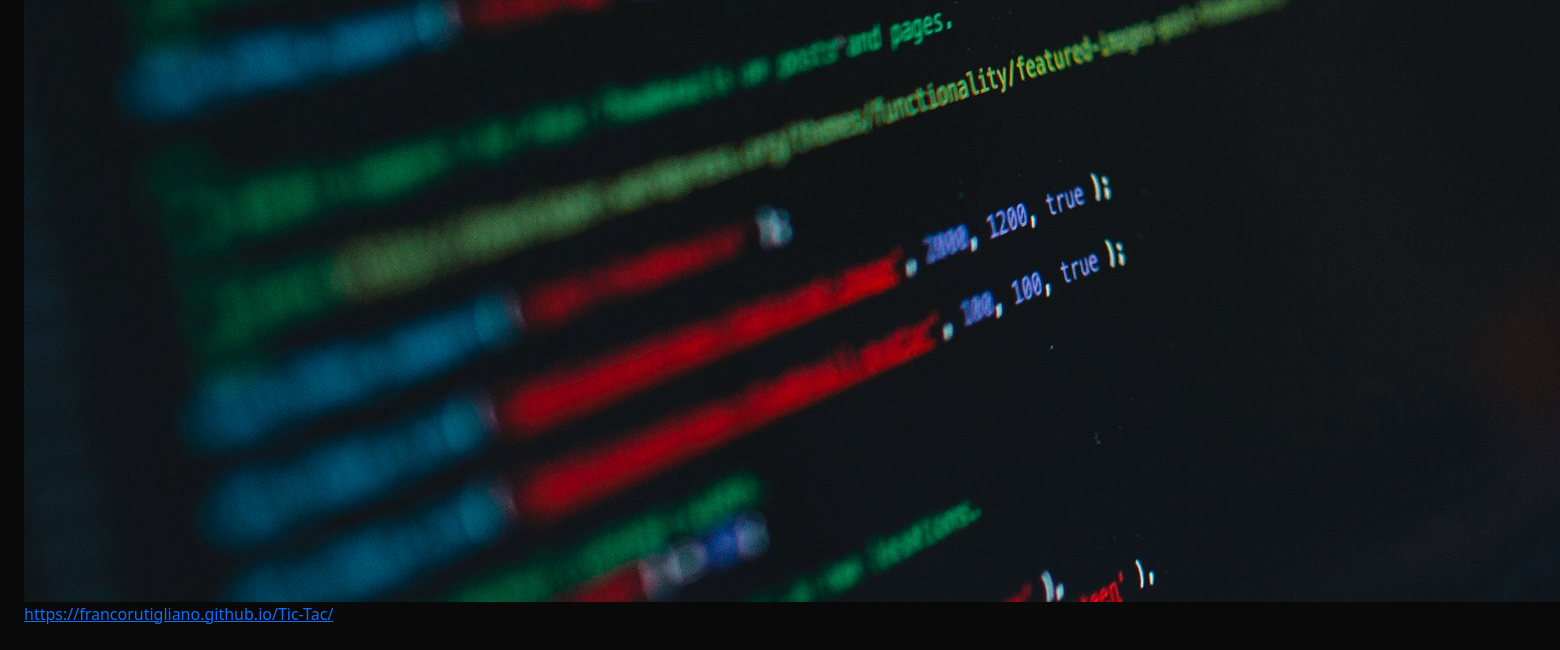
The app's page / (lower part), older data.
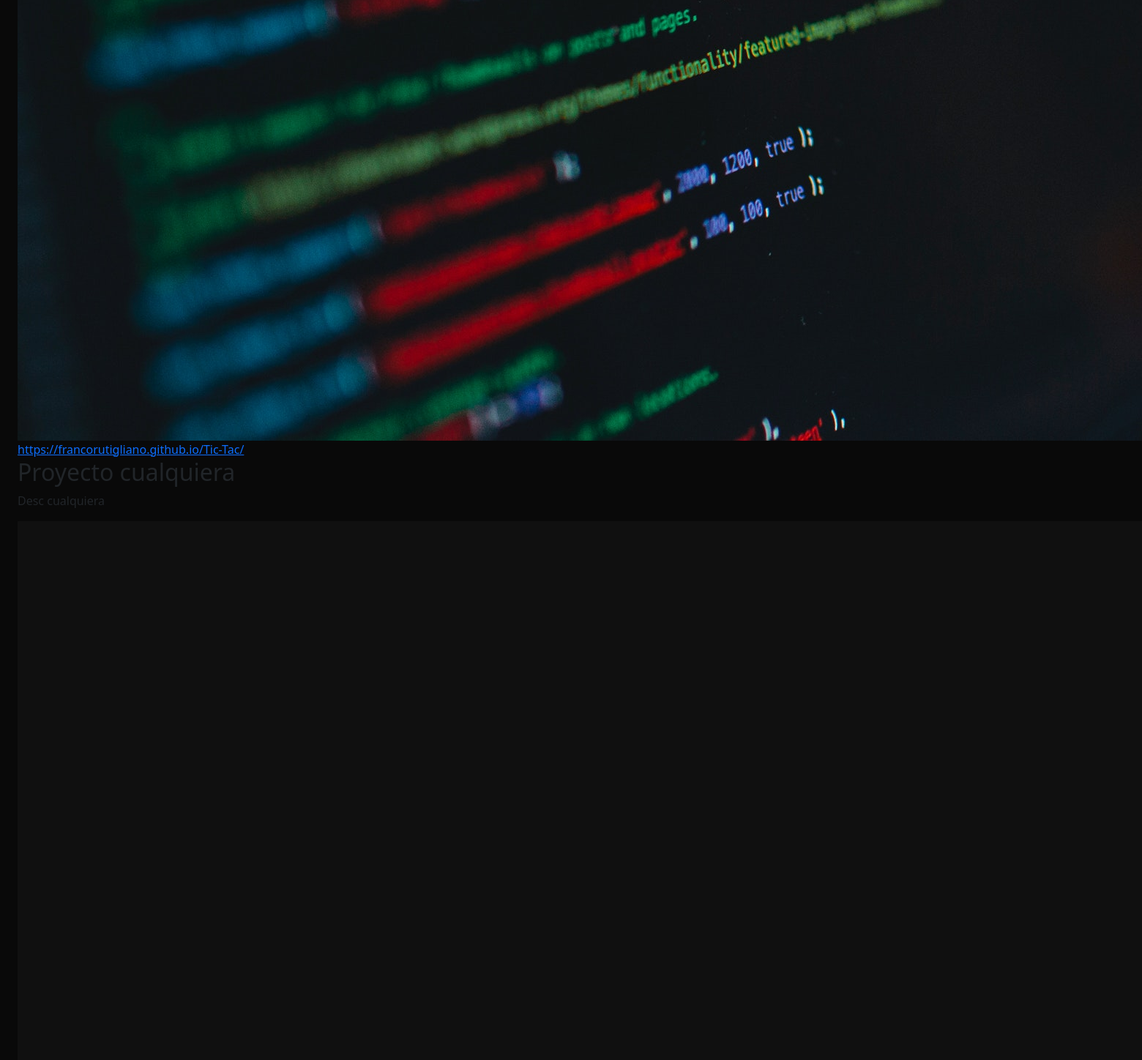
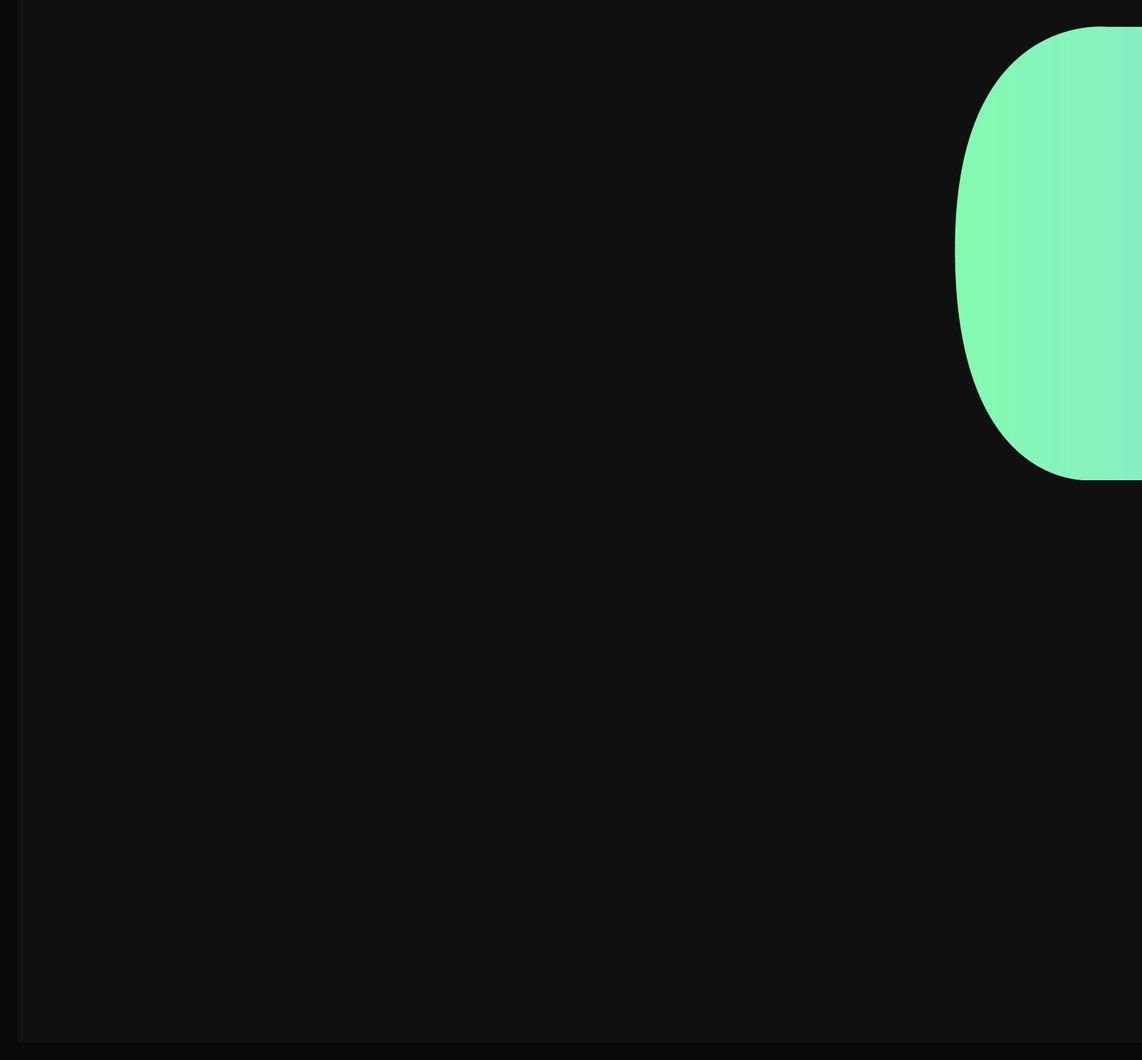
The same page, newer data (2 pictures, top to bottom).
### portfolio/models.py (models this page shows)
class Project(models.Model):
    title = CharField(max_length=100)
    description = CharField(max_length=200)
    image = ImageField(upload_to='portfolio/images/')
    url = URLField(blank=True)

### portfolio/views.py (the view)
# urls.py: path('', views.home, name='Home'),
def home(request):
    projects = Project.objects.all()
    return render(request, 'home.html', {'projects': projects})

### portfolio/templates/home.html (shortened to what this page needs)
{% extends 'layout.html' %}
{% block content %}
{% for project in projects %}
<h2>{{project.title}}</h2>
<P>{{project.description}}</P>
<img src="{{project.image.url}}" alt="{{project.title}}">
{% if project.url %}
<a href="{{project.url}}">{{project.url}}</a>
{% endif %}
{% endfor %}
{% endblock %}

### portfolio/templates/layout.html (shortened to what this page needs)
{% load static %}
<!DOCTYPE html>
<html lang="en">
<head>
  <link href="https://cdn.jsdelivr.net/npm/bootstrap@5.3.1/dist/css/bootstrap.min.css" rel="stylesheet"
>
  <link rel="stylesheet" href="{% static 'main.css' %}">
</head>
<body>
  <div class="contaniner p-4">
    {% block content %}
    {% endblock %}
  </div>
</body>
</html>

### portfolio/static/main.css (style rules this page uses)
body { background: #090909; }

Row changes from the older to the newer data that the page shows:
added Project: title "Proyecto cualquiera", description "Desc cualquiera", image (picture)
